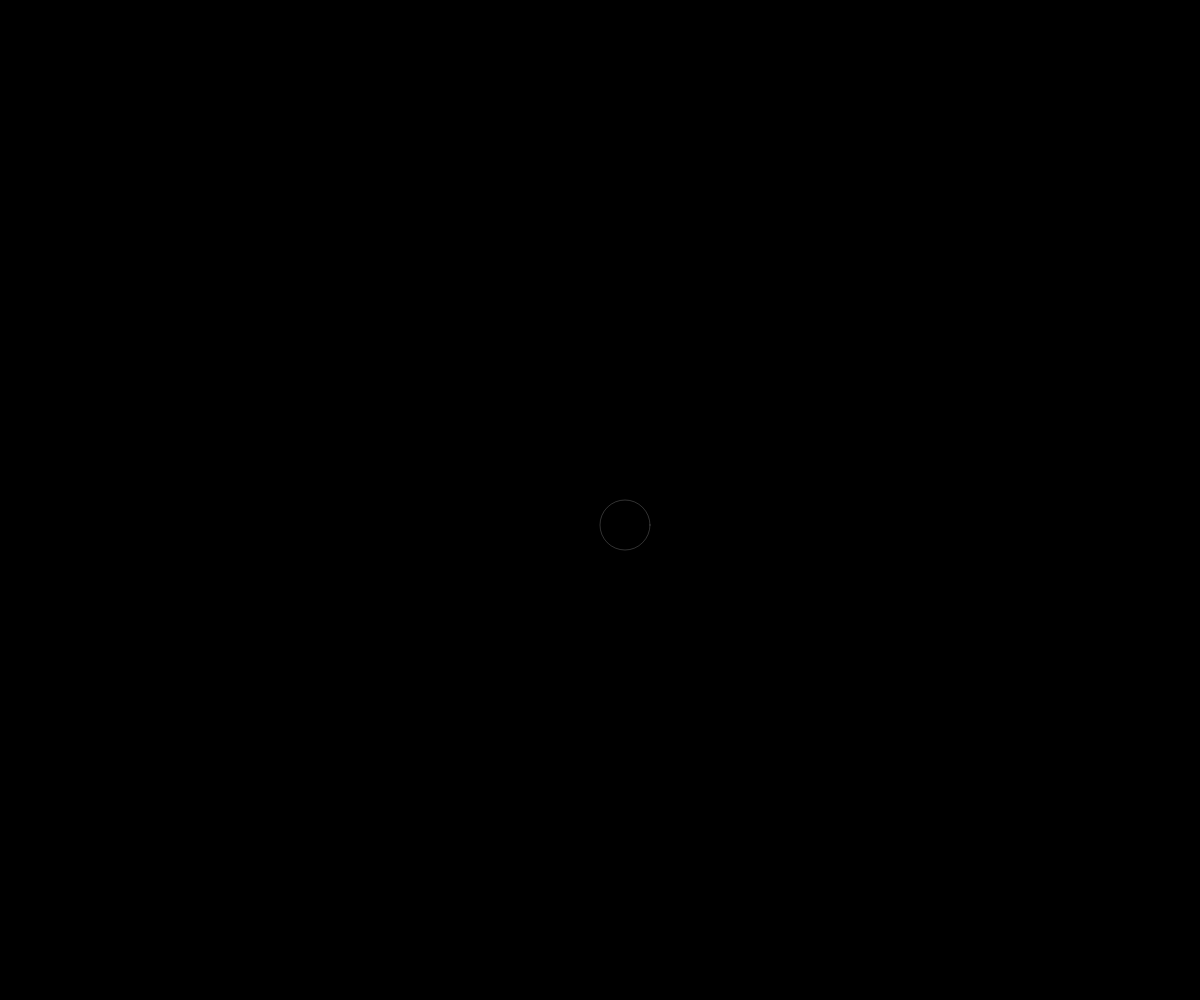
Frame 1 (no input)
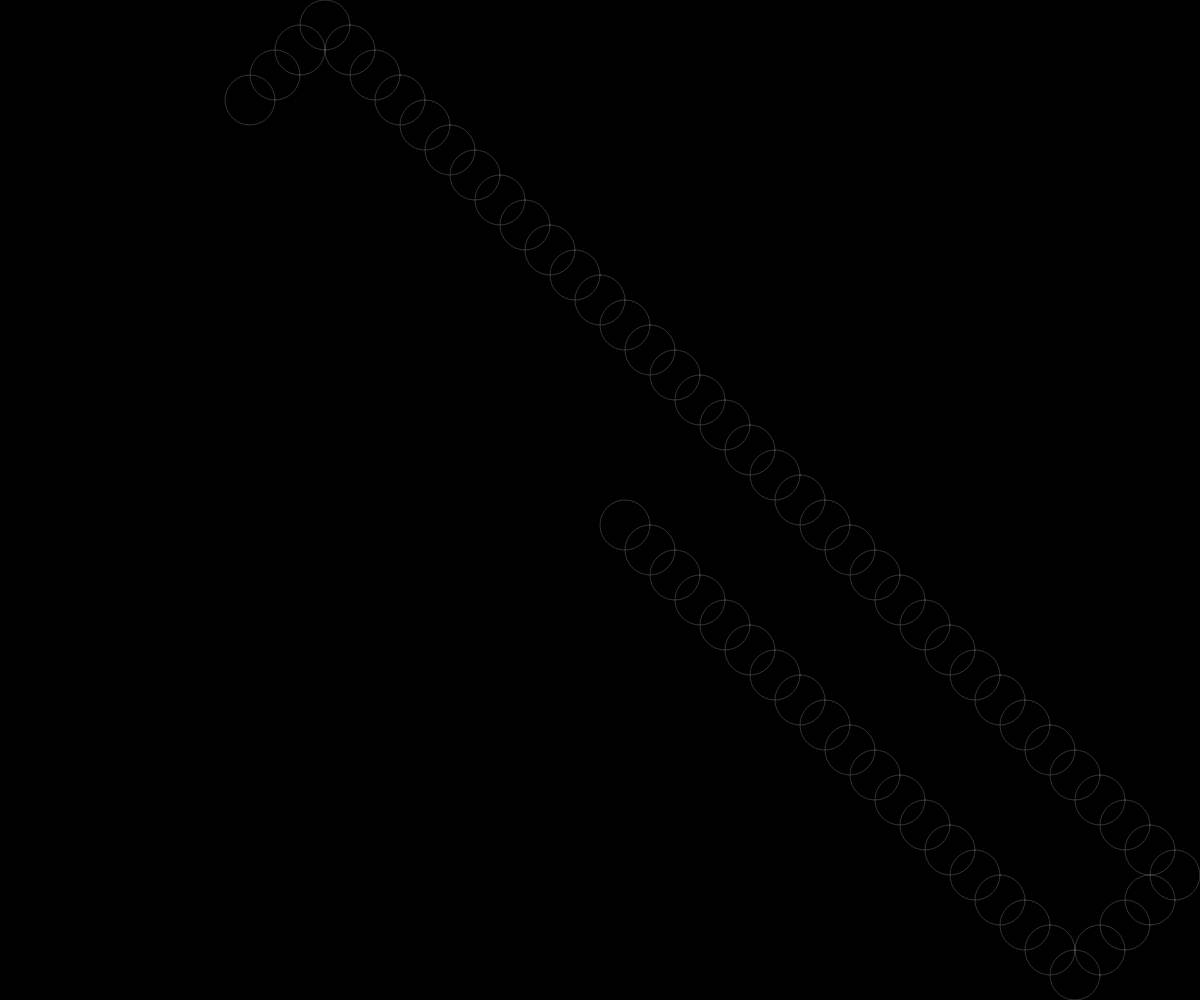
Frame 60 (no input)
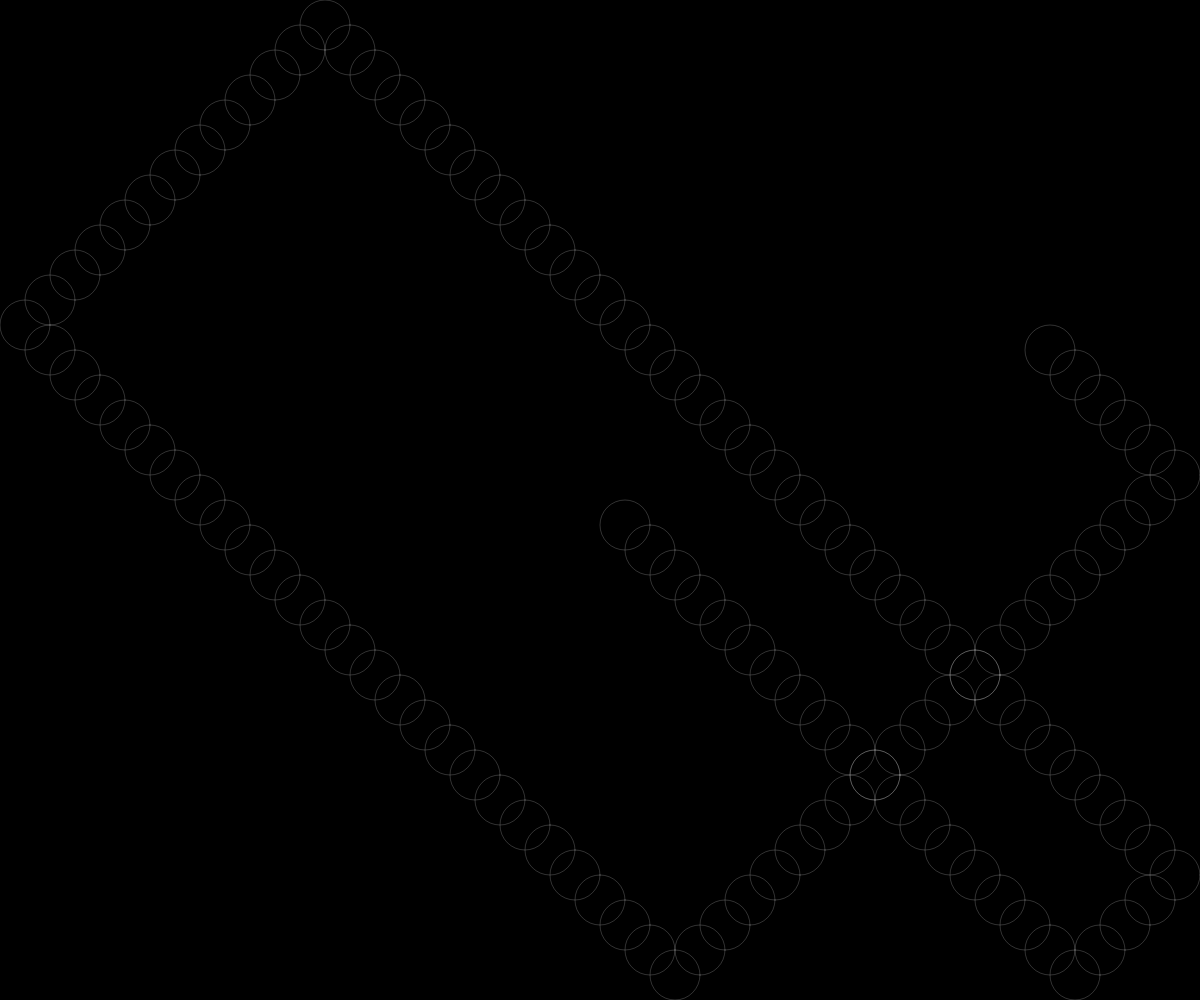
Frame 120 (the mouse pressed at the canvas centre since frame 60)

The p5.js sketch that drew these frames (run headless with seeded random() and noise() and a simulated clock; from frame 60 on, the mouse is pressed at the canvas centre):

// p5.js sketch
// ── sketch.js

let direction_x = 1
let direction_y = 1

let amount_x = 0
let amount_y = 0

let circle_count = 2
let circle_radius = 50
let circle_position_X
let circle_position_y

function setup() {
  createCanvas(windowWidth, windowHeight)

  circle_position_X = width / 2
  circle_position_y = height / 2
  
  background(0)
  stroke(255, 50)
  angleMode(DEGREES)
  noFill()
}

let rotation = 0

function draw() {
  const velocity_x = 25
  const velocity_y = 25

  amount_x = amount_x + velocity_x * direction_x
  amount_y = amount_y + velocity_y * direction_y

  rotate(rotation)
  
  if(amount_x > width / 2 - circle_radius) {
    direction_x = -1
  }
  if(amount_x < (width / 2 - circle_radius) * -1) {
    direction_x = 1
  }

  if(amount_y > height / 2 - circle_radius) {
    direction_y = -1
  }
  if(amount_y < (height / 2 - circle_radius) * -1) {
    direction_y = 1
  }
  
  circle(
    circle_position_X + amount_x,
    circle_position_y + amount_y,
    circle_radius
  )
}

function restart() {
  background(0)
  amount = 0
}

function mouseClicked() {
  restart()
}

function keyReleased() {
  if(key === 'r') restart() 
}
